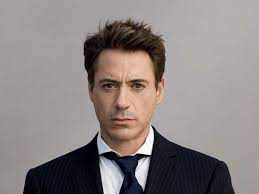
#> input picture mock_data/inputs/adaface/reference/reference_adaface.jpeg, 259 x 194 px
$ python generate_fixtures.py
#> lines starting #> are read from the running program, lines starting #| are printed output that depends on the picture
from pathlib import Path
from PIL import Image, ImageEnhance, ImageFilter, ImageOps


BASE_DIR = Path(__file__).resolve().parent

ADA_REFERENCE = (
    BASE_DIR
    / "inputs"
    / "adaface"
    / "reference"
    / "reference_adaface.jpeg"
)

GENERATED_DIR = (
    BASE_DIR
    / "inputs"
    / "adaface"
    / "generated"
)


def generate_fixtures():
    if not ADA_REFERENCE.exists():
        raise FileNotFoundError(
            f"Reference image not found: {ADA_REFERENCE}"
        )

    GENERATED_DIR.mkdir(parents=True, exist_ok=True)

    reference = Image.open(ADA_REFERENCE).convert("RGB")
#> reference is the input picture: PIL image 259x194 RGB; mean R, G, B 139.4, 130.3, 129.6

    # ---------------------------------------------------------
    # 1. Identical image
    # Expected: SAME_IDENTITY / PASS
    # ---------------------------------------------------------
    reference.save(
        GENERATED_DIR / "generated_identical.jpeg",
        quality=95
    )

    # ---------------------------------------------------------
    # 2. Brightness change
    # Expected: SAME_IDENTITY / PASS
    # ---------------------------------------------------------
    brightness = ImageEnhance.Brightness(
        reference
    ).enhance(1.25)
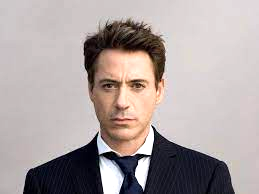
#> brightness: PIL image 259x194 RGB; mean R, G, B 172.7, 162.1, 161.1

    brightness.save(
        GENERATED_DIR / "generated_brightness.jpeg",
        quality=95
    )

    # ---------------------------------------------------------
    # 3. Moderate blur
    # Expected: identity may remain detectable,
    # but visual quality should degrade
    # ---------------------------------------------------------
    moderate_blur = reference.filter(
        ImageFilter.GaussianBlur(radius=5)
    )
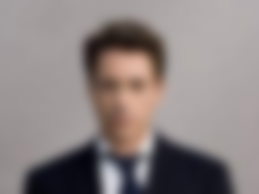
#> moderate_blur: PIL image 259x194 RGB; mean R, G, B 139.4, 130.3, 129.6

    moderate_blur.save(
        GENERATED_DIR / "generated_moderate_blur.jpeg",
        quality=95
    )

    # ---------------------------------------------------------
    # 4. Heavy blur
    # Expected: strong visual degradation / FAIL
    # ---------------------------------------------------------
    heavy_blur = reference.filter(
        ImageFilter.GaussianBlur(radius=18)
    )
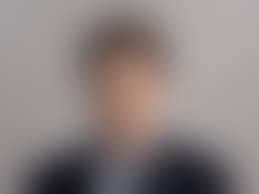
#> heavy_blur: PIL image 259x194 RGB; mean R, G, B 139.3, 130.2, 129.5

    heavy_blur.save(
        GENERATED_DIR / "generated_heavy_blur.jpeg",
        quality=95
    )

    # ---------------------------------------------------------
    # 5. Crop change
    # Expected: visual change / FAIL
    # ---------------------------------------------------------
    width, height = reference.size
#> width = 259; height = 194

    crop_x = int(width * 0.12)
#> crop_x = 31
    crop_y = int(height * 0.12)
#> crop_y = 23

    cropped = reference.crop(
        (
            crop_x,
            crop_y,
            width - crop_x,
            height - crop_y
        )
    )

    cropped = cropped.resize(
        (width, height)
    )
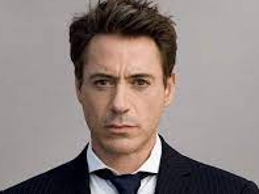
#> cropped: PIL image 259x194 RGB; mean R, G, B 141, 128.8, 125.7

    cropped.save(
        GENERATED_DIR / "generated_crop.jpeg",
        quality=95
    )

    # ---------------------------------------------------------
    # 6. Dedicated VISUAL DRIFT fixture
    #
    # This deliberately changes the overall visual appearance
    # while preserving the basic image dimensions.
    #
    # Operations:
    #   - horizontal flip
    #   - contrast reduction
    #   - grayscale conversion
    #   - colorization
    #
    # Expected:
    #   VISUAL_DRIFT
    #   FAIL
    #
    # This fixture is deterministic and reproducible.
    # ---------------------------------------------------------
    visual_drift = ImageOps.mirror(reference)
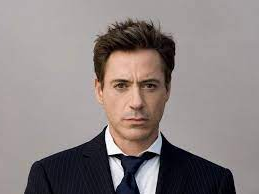
#> visual_drift: PIL image 259x194 RGB; mean R, G, B 139.4, 130.3, 129.6

    visual_drift = ImageEnhance.Contrast(
        visual_drift
    ).enhance(0.55)
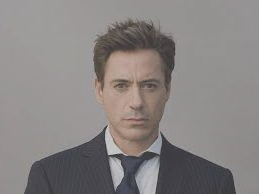
#> visual_drift: PIL image 259x194 RGB; mean R, G, B 136, 131.1, 130.7

    visual_drift = ImageEnhance.Color(
        visual_drift
    ).enhance(0.20)

    visual_drift = ImageEnhance.Brightness(
        visual_drift
    ).enhance(0.85)
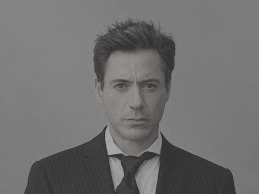
#> visual_drift: PIL image 259x194 RGB; mean R, G, B 112.3, 111.3, 111.3

    visual_drift.save(
        GENERATED_DIR / "generated_visual_drift.jpeg",
        quality=95
    )

    # ---------------------------------------------------------
    # Output summary
    # ---------------------------------------------------------
    print("Fixture generation completed.")
    print(f"Output directory: {GENERATED_DIR}")
    print()

    for file in sorted(
        GENERATED_DIR.glob("generated_*.jpeg")
    ):
        print(f"  Created: {file.name}")


if __name__ == "__main__":
    generate_fixtures()
